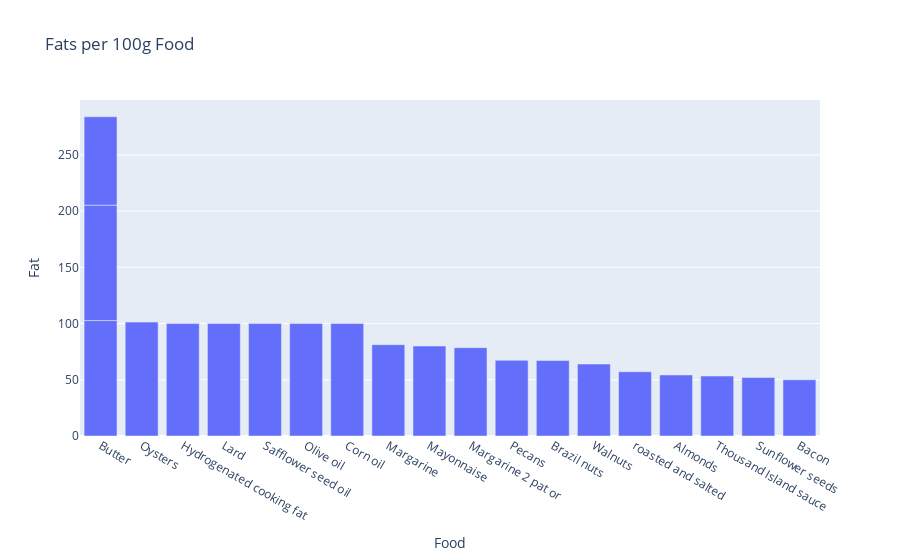

Notebook cell for this chart:
### Code cell
fats= nutrients.sort_values(by='Fat', ascending= False)
top_20_fat=fats.head(20)
fig = px.bar(top_20_fat, x='Food', y='Fat', title='Fats per 100g Food')
fig.show()

### Figure 1 — Plotly figure (JSON) as saved in the notebook; plotly's stock layout.template omitted (floating-point values rounded to 4 significant figures)
{"data": [{"alignmentgroup": "True", "hovertemplate": "Food=%{x}<br>Fat=%{y}<extra></extra>", "legendgroup": "", "marker": {"color": "#636efa", "pattern": {"shape": ""}}, "name": "", "offsetgroup": "", "orientation": "v", "showlegend": false, "textposition": "auto", "type": "bar", "x": ["Butter", "Butter", "Oysters", "Hydrogenated cooking fat", "Lard", "Safflower seed oil", "Olive oil", "Corn oil", "Margarine", "Mayonnaise", "Butter", "Margarine 2 pat or", "Pecans", "Brazil nuts", "Walnuts", "roasted and salted", "Almonds", "Thousand Island sauce", "Sunflower seeds", "Bacon"], "xaxis": "x", "y": [102.7, 102.7, 101.3, 100, 100, 100, 100, 100, 81.25, 80, 78.57, 78.57, 67.31, 67.14, 64, 57.14, 54.29, 53.33, 52, 50], "yaxis": "y"}], "layout": {"barmode": "relative", "legend": {"tracegroupgap": 0}, "title": {"text": "Fats per 100g Food"}, "xaxis": {"anchor": "y", "domain": [0, 1], "title": {"text": "Food"}}, "yaxis": {"anchor": "x", "domain": [0, 1], "title": {"text": "Fat"}}}}
